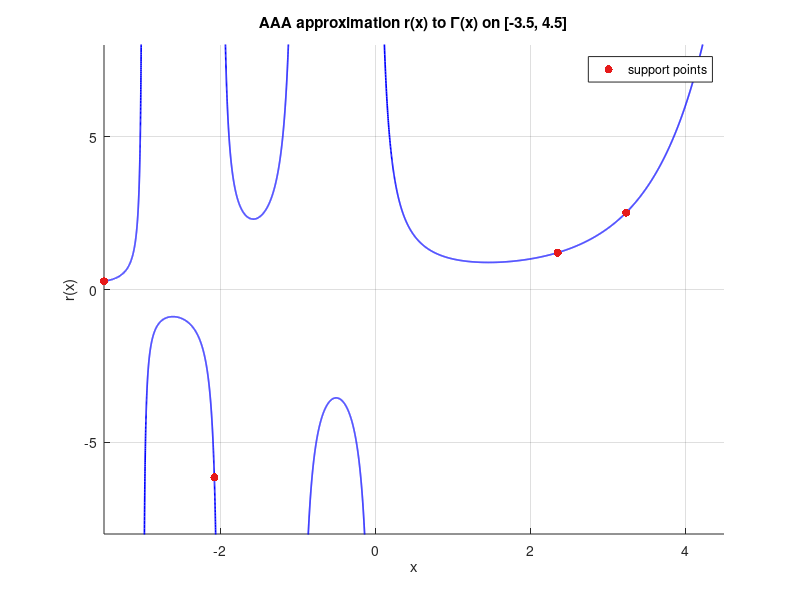

MATLAB code for this plot:
function aaa_gamma
% AAA-lite approximation to f(x)=Gamma(x) on [-3.5,4.5]
% Same visual style as Fig.4.2, with red markers for support points.

clc; clear; close all;
%% ------------------ sampling & data (avoid poles) ------------------ %%
f = @(x) gamma(x);
xL = -3.5; 
xR = 4.5;
M = 400;                             % dense samples for robustness
Z = linspace(xL, xR, M).';
poles = [0 -1 -2 -3];
hole = 2e-3;                             % skip tiny neighborhoods of poles
for p = poles, Z = Z(abs(Z - p) > hole); end
F = f(Z);

%% ------------------ AAA core (scaled Loewner) ---------------------- %%
tol = 1e-11;
mcap = 12;                                % ~ type (11,11), close to Fig. 4.2
[zs, fs, ws] = aaa_core_scaled(Z, F, tol, mcap);

% safe evaluator r(x): uses barycentric N./D, but snaps to f_j at support points
r_eval = @(xq) bary_eval_scaled_safe(xq, zs, ws, fs);

%% ------------------ plot r(x) segmented by poles ------------------- %%
edges = sort([xL, xR, poles]);
figure('Name','AAA approximation r(x) to Gamma(x)'); hold on
for k = 1:numel(edges)-1
    L = edges(k); R = edges(k+1);
    Ls = L + (k>1)*hole;                  % trim around interior poles
    Rs = R - (k<numel(edges)-1)*hole;
    if Ls >= Rs, continue; end
    xx = linspace(Ls, Rs, 2500).';
    rr = r_eval(xx);
    plot(xx, rr, 'b-', 'LineWidth', 1.2, 'HandleVisibility', 'off');  % keep legend clean
end
xlim([xL xR]); ylim([-8 8]);
xlabel('x'); ylabel('r(x)');
title('AAA approximation r(x) to \Gamma(x) on [-3.5, 4.5]');
grid on

%% ------------------ overlay support points (legend only this) ------ %%
% Use f_j at supports; clip to visible band so points don't disappear off-axes
yy_pts = real(r_eval(zs));  % r(z_j) = f_j
scatter(zs, yy_pts, 35, 'filled', ...
    'MarkerFaceColor', [0.9 0.1 0.1], ...
    'DisplayName', 'support points', ...
    'Clipping','on');       

legend('Location','best');

end

% ================== CORE: scaled Loewner (optimized) ================== %
function [z, f, w] = aaa_core_scaled(Z, F, tol, mcap)
% Inputs:
%   Z, F : Sample points and function values
%   tol  : Relative error tolerance for stopping
%   mcap : Maximum number of support points
% Outputs:
%   z, f : Support points and their corresponding function values
%   w    : Barycentric weights

M = numel(Z);
S = false(M,1);              % Boolean mask for selected support points
z = []; f = []; w = [];
rZ = zeros(M,1);             % Current approximation r evaluated at Z
Cfull = [];                  % Accumulated Cauchy matrix (Z vs {z_j}), updated column-wise to save recomputation

% Precompute denominator for relative error to avoid repeated calls to max(1,abs(F))
Fscale = max(1, abs(F));

for m = 1:mcap
    % ---- 1) Greedy step: find the point with the maximum residual among non-support points ----
    resid = abs(F - rZ); 
    resid(S) = -Inf;
    [~, idx] = max(resid);
    S(idx) = true;

    % ---- 2) Update support points and their corresponding function values ----
    zj = Z(idx);  fj = F(idx);
    z  = [z; zj];
    f  = [f; fj];

    % ---- 3) Build / update Cauchy matrix ----
    % C (remaining rows) and Cfull (all rows) are appended column-wise (rank-1 update)
    newCol_full = 1 ./ (Z - zj);              % 1/(Z - z_m) for all Z w.r.t. new support point
    if isempty(Cfull)
        Cfull = newCol_full;
    else
        Cfull = [Cfull, newCol_full];         %#ok<AGROW>
    end

    % Mask for remaining (non-support) rows
    maskR = ~S;
    Zm = Z(maskR);  Fm = F(maskR);

    % Extract corresponding rows of C from Cfull
    C = Cfull(maskR, :);                      % (M-m) x m

    % ---- 4) Scaled Loewner matrix: A = S_F*C - C*S_f ----
    % Use elementwise multiplication instead of diag to save time and memory
    % A_ij = C_ij * (Fm_i - f_j)
    % ⇒ can be written using implicit expansion:
    A = C .* (Fm - f.');                      % (M-m) x m

    % ---- 5) Compute smallest singular vector -> weights w ----
    % For small m (~20 or less), full SVD is efficient;
    % for large M, use svds(A,1,'smallest') instead
    [~,~,V] = svd(A, 'econ');
    w = V(:, end);
    w = w / norm(w);

    % ---- 6) Evaluate r on all Z: r = N./D with N=Cfull*(w.*f), D=Cfull*w ----
    N = Cfull * (w .* f);
    D = Cfull *  w;
    rZ = N ./ D;

    % ---- 7) Relative error stopping criterion ----
    % More stable; avoids large errors near poles (where |rZ| may blow up)
    rel = max( abs(F - rZ) ./ Fscale );
    if rel < tol
        break
    end
end
end

% ================== Evaluator: numerically safe at support points (optimized) ================== %
function R = bary_eval_scaled_safe(xq, z, w, f)
% Vectorized barycentric evaluation; directly returns f_j at support points to avoid 0/0 cancellation
xq = xq(:);
C  = 1 ./ (xq - z.');             % Implicit expansion to avoid for-loops
N  = C * (w .* f);
D  = C *  w;
R  = N ./ D;

% Snap to exact support points (using ismembertol for numerical robustness)
snapTol = 1e-12;
idx = ismembertol(xq, z, snapTol, 'DataScale', 1);
if any(idx)
    % For each hit, find the nearest matching support point index
    % (since only few matches, loop is acceptable)
    for k = find(idx).'
        [~, jmin] = min(abs(xq(k) - z));
        R(k) = f(jmin);
    end
end
end

